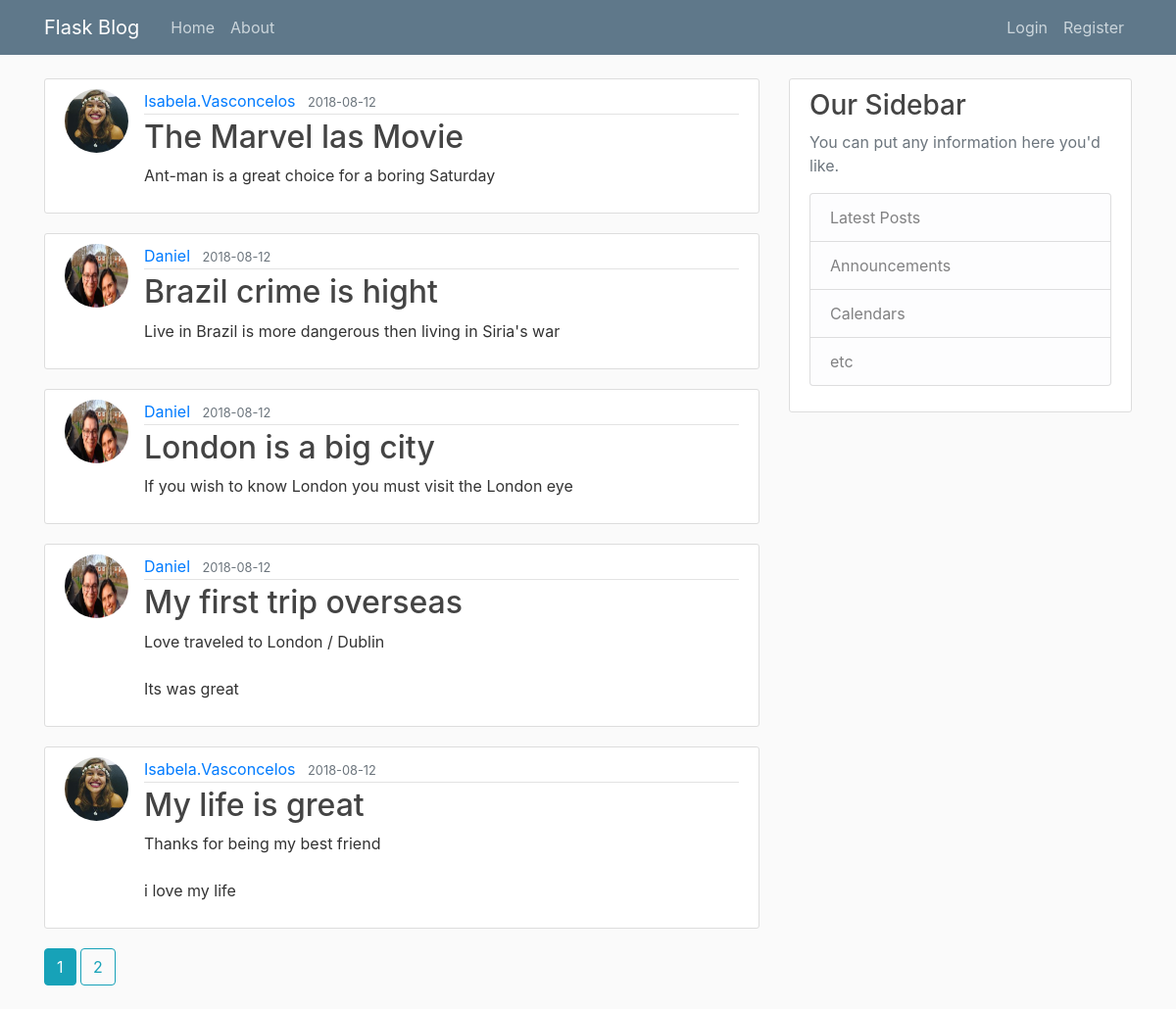
Page /home on the earlier database version.
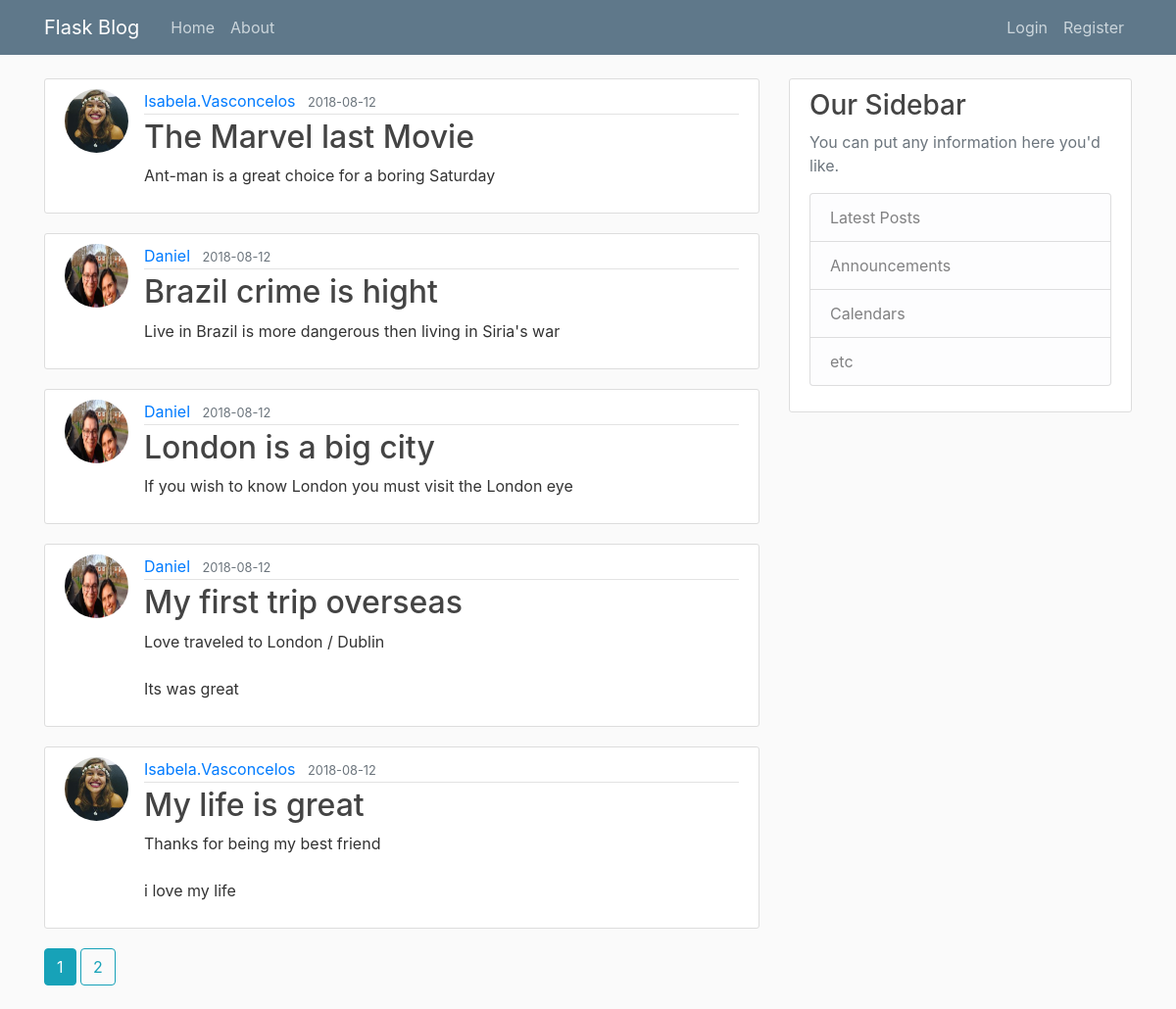
Same page on the later database version.
### flaskblog/models.py (models this page shows, shortened)
class Post(db.Model):
    id = db.Column(db.Integer, primary_key=True)
    title = db.Column(db.String(100), nullable=False)
    date_posted = db.Column(db.DateTime, nullable=False, default=datetime.utcnow)
    content = db.Column(db.Text, nullable=False)
    user_id = db.Column(db.Integer, db.ForeignKey('user.id'), nullable=False)

class User(db.Model, UserMixin):
    id = db.Column(db.Integer, primary_key=True)
    username = db.Column(db.String(20), unique=True, nullable=False)
    email = db.Column(db.String(120), unique=True, nullable=False)
    image_file = db.Column(db.String(20), nullable=False, default='default.jpg')
    password = db.Column(db.String(60), nullable=False)
    posts = db.relationship('Post', backref='author', lazy=True)

### flaskblog/routes.py (the view)
@app.route("/")
@app.route("/home")
def home():
    page = request.args.get('page', 1, type=int)
    posts = Post.query.order_by(Post.date_posted.desc()).paginate(page=page, per_page=5)
    return render_template('home.html', posts=posts)

### flaskblog/templates/home.html
{% extends "layout.html" %}
{% block content %}
    {% for post in posts.items %}
        <article class="media content-section">
          <img class="rounded-circle article-img" src="{{ url_for('static', filename='profile_pics/' + post.author.image_file) }}">
          <div class="media-body">
            <div class="article-metadata">
              <a class="mr-2" href="{{ url_for('user_posts', username=post.author.username) }}">{{ post.author.username }}</a>
              <small class="text-muted">{{ post.date_posted.strftime('%Y-%m-%d') }}</small>
            </div>
            <h2><a class="article-title" href="{{ url_for('post', post_id=post.id) }}">{{ post.title }}</a></h2>
            <p class="article-content">{{ post.content }}</p>
          </div>
        </article>
    {% endfor %}
    {% for page_num in posts.iter_pages(left_edge=1, right_edge=1, left_current=1, right_current=2) %}
      {% if page_num %}
        {% if posts.page == page_num %}
          <a class="btn btn-info mb-4" href="{{ url_for('home', page=page_num) }}">{{ page_num }}</a>
        {% else %}
          <a class="btn btn-outline-info mb-4" href="{{ url_for('home', page=page_num) }}">{{ page_num }}</a>
        {% endif %}
      {% else %}
        ...
      {% endif %}
    {% endfor %}
{% endblock content %}

Differences in the rows shown:
changed Post "Ant-man is a great choice for a boring Saturday": title "The Marvel las Movie" → "The Marvel last Movie"
